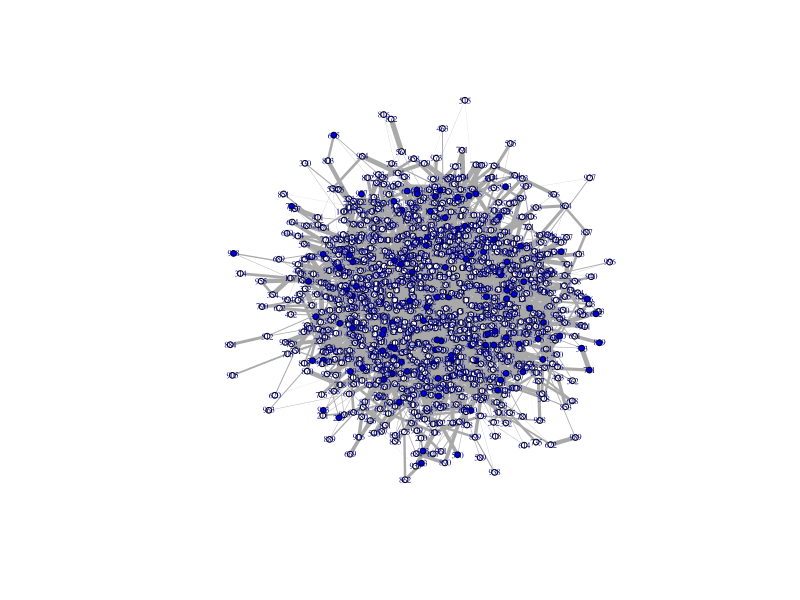

Recreate this plot in R. (Note: this script raises an error after producing the figure.)
library(igraph)
library(dplyr)
library(readr)

# Function to generate a graph with preferential attachment rule, and random edge weights from 0 to 1
generate_graph <- function(num_nodes, m) {
  g <- barabasi.game(num_nodes, m = m, directed = FALSE)
  E(g)$weight <- runif(ecount(g), min = 0, max = 1)
  #assign names to nodes since they are not assigned by default and the ids are used as names
  V(g)$name <- V(g)
  return(g)
}

# Function to assign node conditions (Susceptible or Infectious)
assign_node_conditions <- function(graph, prob_infectious = 0.1) {
  nodes <- V(graph)
  conditions <- sample(c("Susceptible", "Infectious"), length(nodes), replace = TRUE, prob = c(1 - prob_infectious, prob_infectious))
  node_conditions <- data.frame(node_name = nodes, condition = conditions)
  return(node_conditions)
}


# Function to create communities using Louvain community detection
create_communities <- function(graph, resolutionLouv = 1) {
  communities <- cluster_louvain(graph, resolution = resolutionLouv)
  nodes <- V(graph)
  community_data <- data.frame(node_name = nodes, community = communities$membership)
  return(community_data)
}

# Function to generate edge data with edge weights
generate_edge_data <- function(graph) {
  #edge_data <- as_data_frame(as_edgelist(graph, names = TRUE, weights = TRUE))
  # use the name of the node in the graph instead of the id
  # edge_data <- get.data.frame(graph)
  # colnames(edge_data) <- c("Start", "End", "Weight")
  edge_data <- data.frame(as_edgelist(graph, names = TRUE)) %>%
    rename(Start = X1, End = X2)
  # add weights to the edge data manually
  edge_data$Weight <- E(graph)$weight
  return(edge_data)
}

# Plot the graph
plot_graph <- function(graph, node_conditions) {
  # Assign node colors based on conditions
  node_colors <- ifelse(node_conditions$condition == "Susceptible", "white", "blue")
  
  # Assign edge widths based on edge weights
  edge_weights <- E(graph)$weight * 5  # Multiply by a factor for better visualization
  
  plot(
    graph,
    layout = layout_with_fr(graph),
    vertex.color = node_colors,
    vertex.size = 3,
    edge.width = edge_weights,
    vertex.label.cex = 0.5
  )
}

# Create the input graphs for single types(communities) and create file for interactions between communities
# The interaction file should have the following format:
# startType	startNodeName	endType	endNodeName	weight
create_input_graphs <- function(graph, node_conditions, community_data, output_dir){
  # create a subgraph for each community
  # the subgraphs should have the same names as the original graph
  # the subgraphs should have the same node conditions as the original graph
  communities <- unique(community_data$community)
  subgraphs <- list()
  for (community in communities) {
    subgraph <- induced_subgraph(graph, V(graph)[community_data$community == community])
    subgraphs[[community]] <- subgraph
  }
  
  # create the output directories
  dir.create(paste0(output_dir,"graphs"), showWarnings = FALSE)
  dir.create(paste0(output_dir,"node_conditions"), showWarnings = FALSE)
  dir.create(paste0(output_dir,"node_conditions_discr"), showWarnings = FALSE)
  dir.create(paste0(output_dir,"communities"), showWarnings = FALSE)
  dir.create(paste0(output_dir,"interactions"), showWarnings = FALSE)
  
  # create a file for each community
  #the files should be:
  # a file for each community graph, has the format of a graph with Start End and Weight
  # a file for the interactions between communities, has the format of the interaction file, that is startType	startNodeName	endType	endNodeName	weight
  # a file for each community,  with the conditions of each node , has the format of the node conditions file, that is name condition
  for (community in communities) {
    print(paste0("saving community: ",community))
    subgraph <- subgraphs[[community]]
    subgraph_edge_data <- generate_edge_data(subgraph)
    subgraph_node_conditions <- node_conditions[as_ids(node_conditions$node_name) %in% as_ids(V(subgraph) ), ]
    # filter the community data to only have the nodes in the subgraph
    subgraph_community_data <- community_data[as_ids(community_data$node_name) %in% as_ids(V(subgraph)), ]
    # write the files, no quotes, overwrite the files if they exist
    write_tsv(subgraph_edge_data, paste0(output_dir,"graphs/", community, ".tsv"), quote = "none",append = FALSE)
    write_tsv(subgraph_node_conditions, paste0(output_dir,"node_conditions/", community, ".tsv"), quote = "none",append = FALSE)
    write_tsv(subgraph_community_data, paste0(output_dir,"communities/", community, ".tsv"), quote = "none",append = FALSE)
    
    # also save the node conditions for the community as 0 for Susceptible and 1 for Infectious
    subgraph_node_conditions$conditiondiscr <- ifelse(subgraph_node_conditions$condition == "Susceptible", 0, 1)
    subgraph_node_conditions_discr <- subgraph_node_conditions %>%
      select(node_name, conditiondiscr) %>%
      rename(name = node_name) %>%
      rename(value = conditiondiscr)
    
    write_tsv(subgraph_node_conditions_discr, paste0(output_dir,"node_conditions_discr/", community, ".tsv"), quote = "none", append = FALSE)
    
  }
  
  # create a file for the interactions between communities
  # the file should be:
  # startType	startNodeName	endType	endNodeName	weight
  # where startType and endType are the community names
  # startNodeName and endNodeName are the node names
  # weight is the edge weight
  
  # get the edges between communities
  edges_between_communities <- get.data.frame(graph, what = "edges")
  # filter out edges that are not between communities, that is the edge is not between nodes that belong to different communities, so the edge is between nodes that belong to the same community
  edges_between_communities <- edges_between_communities[community_data[edges_between_communities$from, ]$community != community_data[edges_between_communities$to, ]$community, ]
  
  community_data.asids <- community_data
  community_data.asids$node_name <- as_ids(community_data.asids$node_name)
  
  # get the community names for each node
  edges_between_communities <- edges_between_communities %>%
    #mutate_at(c('from', 'to'), as.character) %>%
    left_join(community_data.asids, by = c("from" = "node_name")) %>%
    rename(startType = community) %>%
    left_join(community_data.asids, by = c("to" = "node_name")) %>%
    rename(endType = community)
  
  # get the edge weights
  edges_between_communities <- edges_between_communities %>%
    rename(startNodeName = from, endNodeName = to)
  
  # write the file
  write_tsv(edges_between_communities, paste0(output_dir,"interactions/interactions.tsv"), quote = "none",append = FALSE)
}




#generate 30 graphs, each graph has 1000 nodes more than the previous one, starting from 1000 nodes
for (i in 1:30){
  num_nodes <- 1000 * i
  # Generate a graph with preferential attachment (m=2 for preferential attachment)
  graph <- generate_graph(num_nodes, m = 2)
  
  
  # Assign node conditions to the graph
  node_conditions <- assign_node_conditions(graph, prob_infectious = 0.1)
  
  
  # Create communities based on the graph
  community_data <- create_communities(graph)
  
  
  # Generate edge data with edge weights
  edge_data <- generate_edge_data(graph)
  
  
  # Plot the graph with node colors and edge widths
  plot_graph(graph, node_conditions)
  
  
  create_input_graphs(graph, node_conditions, community_data, paste0("syntheticGraphsWeakScalingDifferentNodes/",num_nodes,"Nodes/"))
  # Write data to tsv files
  write_tsv(edge_data, paste0("syntheticGraphs/",num_nodes,"Nodes/edge_data.tsv"))
  write_tsv(node_conditions, paste0("syntheticGraphs/",num_nodes,"Nodes/node_conditions.tsv"))
  write_tsv(community_data, paste0("syntheticGraphs/",num_nodes,"Nodes/communities.tsv"))
  
}


#generate 30 graphs, each graph has 10000 nodes, the mean population of the communities should increase, starting from the default louvain community detection
for (i in 1:30){
  num_nodes <- 10000
  # Generate a graph with preferential attachment (m=2 for preferential attachment)
  graph <- generate_graph(num_nodes, m = 2)
  
  
  # Assign node conditions to the graph
  node_conditions <- assign_node_conditions(graph, prob_infectious = 0.1)
  
  
  # Create communities based on the graph
  resolutionLouv <- 0.1 * i
  community_data <- create_communities(graph,resolutionLouv)
  
  
  # Generate edge data with edge weights
  edge_data <- generate_edge_data(graph)
  
  
  # Plot the graph with node colors and edge widths
  plot_graph(graph, node_conditions)
  
  
  create_input_graphs(graph, node_conditions, community_data, paste0("syntheticGraphsWeakScalingDifferentCommunities/",num_nodes,"Nodes/"))
  # Write data to tsv files
  write_tsv(edge_data, paste0("syntheticGraphs/",num_nodes,"Nodes/edge_data.tsv"))
  write_tsv(node_conditions, paste0("syntheticGraphs/",num_nodes,"Nodes/node_conditions.tsv"))
  write_tsv(community_data, paste0("syntheticGraphs/",num_nodes,"Nodes/communities.tsv"))
  
}
